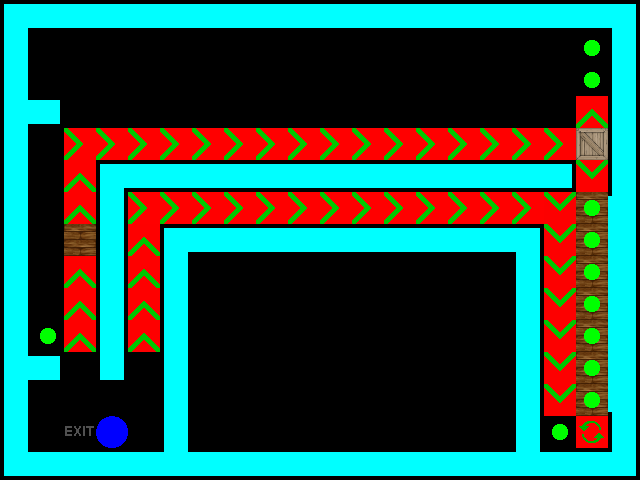

The image is a tile-based game level rendered from a .tmx file. Its description and complete source (layers, tilesets, objects, tile grids) follow:
An orthogonal 20x15 tile map with 32x32 px tiles, 4 tile layers (Layer 0, Layer 1, Layer 2, Layer 3), 5 tilesets.

<map version="1.0" orientation="orthogonal" renderorder="right-down" width="20" height="15" tilewidth="32" tileheight="32" nextobjectid="1">
 <properties>
  <property name="Description" value="Pfff! That's an easy one!" />
  <property name="Title" value="Level 4" />
 </properties>
 <tileset firstgid="1" name="Walls" tilewidth="32" tileheight="32" tilecount="77">
  <image source="walls.png" width="352" height="224" />
 </tileset>
 <tileset firstgid="78" name="Layer0" tilewidth="32" tileheight="32" tilecount="16">
  <image source="Layer0.png" width="256" height="64" />
 </tileset>
 <tileset firstgid="94" name="Layer1" tilewidth="32" tileheight="32" tilecount="8">
  <image source="Layer1.png" width="256" height="32" />
 </tileset>
 <tileset firstgid="102" name="Layer2" tilewidth="32" tileheight="32" tilecount="8">
  <image source="Layer2.png" width="256" height="32" />
 </tileset>
 <tileset firstgid="110" name="Layer3" tilewidth="32" tileheight="32" tilecount="8">
  <image source="Layer3.png" width="256" height="32" />
 </tileset>
 <layer name="Layer 0" width="20" height="15">
  <data encoding="csv">
5,35,35,35,35,35,35,35,35,35,35,35,35,35,35,35,35,35,35,7,
15,0,0,0,0,0,0,0,0,0,0,0,0,0,0,0,0,0,0,15,
15,0,0,0,0,0,0,0,0,0,0,0,0,0,0,0,0,0,0,15,
16,36,0,0,0,0,0,0,0,0,0,0,0,0,0,0,0,0,86,15,
15,0,89,89,89,89,89,89,89,89,89,89,89,89,89,89,89,89,0,15,
15,0,86,5,35,35,35,35,35,35,35,35,35,35,35,35,35,36,87,15,
15,0,86,15,89,89,89,89,89,89,89,89,89,89,89,89,89,87,1,31,
15,0,86,15,86,5,35,35,35,35,35,35,35,35,35,35,7,87,12,14,
15,0,86,15,86,15,0,0,0,0,0,0,0,0,0,0,15,87,12,14,
15,0,86,15,86,15,0,0,0,0,0,0,0,0,0,0,15,87,12,14,
15,0,86,15,86,15,0,0,0,0,0,0,0,0,0,0,15,87,12,14,
16,36,0,26,0,15,0,0,0,0,0,0,0,0,0,0,15,87,12,14,
15,0,0,0,0,15,0,0,0,0,0,0,0,0,0,0,15,87,23,42,
15,0,78,0,0,15,0,0,0,0,0,0,0,0,0,0,15,0,91,15,
27,35,35,35,35,28,35,35,35,35,35,35,35,35,35,35,28,35,35,29
</data>
 </layer>
 <layer name="Layer 1" width="20" height="15">
  <data encoding="csv">
0,0,0,0,0,0,0,0,0,0,0,0,0,0,0,0,0,0,0,0,
0,0,0,0,0,0,0,0,0,0,0,0,0,0,0,0,0,0,0,0,
0,0,0,0,0,0,0,0,0,0,0,0,0,0,0,0,0,0,0,0,
0,0,0,0,0,0,0,0,0,0,0,0,0,0,0,0,0,0,0,0,
0,0,0,0,0,0,0,0,0,0,0,0,0,0,0,0,0,0,96,0,
0,0,0,0,0,0,0,0,0,0,0,0,0,0,0,0,0,0,0,0,
0,0,0,0,0,0,0,0,0,0,0,0,0,0,0,0,0,0,94,0,
0,0,94,0,0,0,0,0,0,0,0,0,0,0,0,0,0,0,94,0,
0,0,0,0,0,0,0,0,0,0,0,0,0,0,0,0,0,0,94,0,
0,0,0,0,0,0,0,0,0,0,0,0,0,0,0,0,0,0,94,0,
0,0,0,0,0,0,0,0,0,0,0,0,0,0,0,0,0,0,94,0,
0,0,0,0,0,0,0,0,0,0,0,0,0,0,0,0,0,0,94,0,
0,0,0,0,0,0,0,0,0,0,0,0,0,0,0,0,0,0,94,0,
0,0,0,0,0,0,0,0,0,0,0,0,0,0,0,0,0,0,0,0,
0,0,0,0,0,0,0,0,0,0,0,0,0,0,0,0,0,0,0,0
</data>
 </layer>
 <layer name="Layer 2" width="20" height="15">
  <data encoding="csv">
0,0,0,0,0,0,0,0,0,0,0,0,0,0,0,0,0,0,0,0,
0,0,0,0,0,0,0,0,0,0,0,0,0,0,0,0,0,0,0,0,
0,0,0,0,0,0,0,0,0,0,0,0,0,0,0,0,0,0,0,0,
0,0,0,0,0,0,0,0,0,0,0,0,0,0,0,0,0,0,0,0,
0,0,0,0,0,0,0,0,0,0,0,0,0,0,0,0,0,0,0,0,
0,0,0,0,0,0,0,0,0,0,0,0,0,0,0,0,0,0,0,0,
0,0,0,0,0,0,0,0,0,0,0,0,0,0,0,0,0,0,0,0,
0,0,0,0,0,0,0,0,0,0,0,0,0,0,0,0,0,0,0,0,
0,0,0,0,0,0,0,0,0,0,0,0,0,0,0,0,0,0,0,0,
0,0,0,0,0,0,0,0,0,0,0,0,0,0,0,0,0,0,0,0,
0,0,0,0,0,0,0,0,0,0,0,0,0,0,0,0,0,0,0,0,
0,0,0,0,0,0,0,0,0,0,0,0,0,0,0,0,0,0,0,0,
0,0,0,0,0,0,0,0,0,0,0,0,0,0,0,0,0,0,0,0,
0,0,0,0,0,0,0,0,0,0,0,0,0,0,0,0,0,0,0,0,
0,0,0,0,0,0,0,0,0,0,0,0,0,0,0,0,0,0,0,0
</data>
 </layer>
 <layer name="Layer 3" width="20" height="15">
  <data encoding="csv">
0,0,0,0,0,0,0,0,0,0,0,0,0,0,0,0,0,0,0,0,
0,0,0,0,0,0,0,0,0,0,0,0,0,0,0,0,0,0,111,0,
0,0,0,0,0,0,0,0,0,0,0,0,0,0,0,0,0,0,111,0,
0,0,0,0,0,0,0,0,0,0,0,0,0,0,0,0,0,0,0,0,
0,0,0,0,0,0,0,0,0,0,0,0,0,0,0,0,0,0,0,0,
0,0,0,0,0,0,0,0,0,0,0,0,0,0,0,0,0,0,0,0,
0,0,0,0,0,0,0,0,0,0,0,0,0,0,0,0,0,0,111,0,
0,0,0,0,0,0,0,0,0,0,0,0,0,0,0,0,0,0,111,0,
0,0,0,0,0,0,0,0,0,0,0,0,0,0,0,0,0,0,111,0,
0,0,0,0,0,0,0,0,0,0,0,0,0,0,0,0,0,0,111,0,
0,111,0,0,0,0,0,0,0,0,0,0,0,0,0,0,0,0,111,0,
0,0,0,0,0,0,0,0,0,0,0,0,0,0,0,0,0,0,111,0,
0,0,0,0,0,0,0,0,0,0,0,0,0,0,0,0,0,0,111,0,
0,0,0,110,0,0,0,0,0,0,0,0,0,0,0,0,0,111,0,0,
0,0,0,0,0,0,0,0,0,0,0,0,0,0,0,0,0,0,0,0
</data>
 </layer>
</map>
